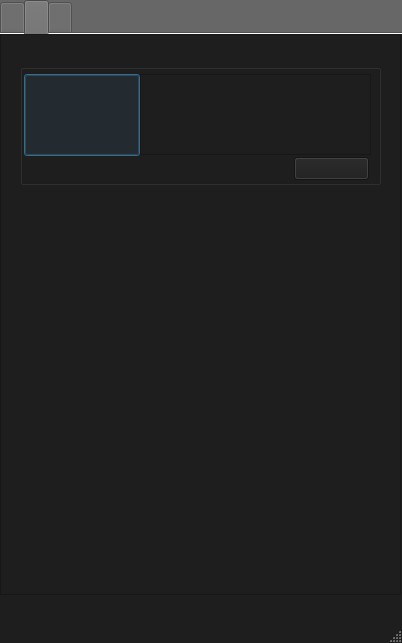
<?xml version="1.0" encoding="UTF-8"?>
<ui version="4.0">
 <class>MainWindow</class>
 <widget class="QMainWindow" name="MainWindow">
  <property name="windowModality">
   <enum>Qt::WindowModal</enum>
  </property>
  <property name="enabled">
   <bool>true</bool>
  </property>
  <property name="geometry">
   <rect>
    <x>0</x>
    <y>0</y>
    <width>402</width>
    <height>643</height>
   </rect>
  </property>
  <property name="minimumSize">
   <size>
    <width>402</width>
    <height>643</height>
   </size>
  </property>
  <property name="maximumSize">
   <size>
    <width>402</width>
    <height>643</height>
   </size>
  </property>
  <property name="palette">
   <palette>
    <active>
     <colorrole role="WindowText">
      <brush brushstyle="SolidPattern">
       <color alpha="255">
        <red>231</red>
        <green>231</green>
        <blue>231</blue>
       </color>
      </brush>
     </colorrole>
     <colorrole role="Button">
      <brush brushstyle="SolidPattern">
       <color alpha="255">
        <red>22</red>
        <green>22</green>
        <blue>22</blue>
       </color>
      </brush>
     </colorrole>
     <colorrole role="Midlight">
      <brush brushstyle="SolidPattern">
       <color alpha="255">
        <red>0</red>
        <green>0</green>
        <blue>0</blue>
       </color>
      </brush>
     </colorrole>
     <colorrole role="Text">
      <brush brushstyle="SolidPattern">
       <color alpha="255">
        <red>235</red>
        <green>235</green>
        <blue>235</blue>
       </color>
      </brush>
     </colorrole>
     <colorrole role="Base">
      <brush brushstyle="SolidPattern">
       <color alpha="255">
        <red>255</red>
        <green>255</green>
        <blue>255</blue>
       </color>
      </brush>
     </colorrole>
     <colorrole role="Window">
      <brush brushstyle="SolidPattern">
       <color alpha="255">
        <red>0</red>
        <green>0</green>
        <blue>0</blue>
       </color>
      </brush>
     </colorrole>
    </active>
    <inactive>
     <colorrole role="WindowText">
      <brush brushstyle="SolidPattern">
       <color alpha="255">
        <red>231</red>
        <green>231</green>
        <blue>231</blue>
       </color>
      </brush>
     </colorrole>
     <colorrole role="Button">
      <brush brushstyle="SolidPattern">
       <color alpha="255">
        <red>22</red>
        <green>22</green>
        <blue>22</blue>
       </color>
      </brush>
     </colorrole>
     <colorrole role="Midlight">
      <brush brushstyle="SolidPattern">
       <color alpha="255">
        <red>0</red>
        <green>0</green>
        <blue>0</blue>
       </color>
      </brush>
     </colorrole>
     <colorrole role="Text">
      <brush brushstyle="SolidPattern">
       <color alpha="255">
        <red>235</red>
        <green>235</green>
        <blue>235</blue>
       </color>
      </brush>
     </colorrole>
     <colorrole role="Base">
      <brush brushstyle="SolidPattern">
       <color alpha="255">
        <red>255</red>
        <green>255</green>
        <blue>255</blue>
       </color>
      </brush>
     </colorrole>
     <colorrole role="Window">
      <brush brushstyle="SolidPattern">
       <color alpha="255">
        <red>0</red>
        <green>0</green>
        <blue>0</blue>
       </color>
      </brush>
     </colorrole>
    </inactive>
    <disabled>
     <colorrole role="WindowText">
      <brush brushstyle="SolidPattern">
       <color alpha="255">
        <red>120</red>
        <green>120</green>
        <blue>120</blue>
       </color>
      </brush>
     </colorrole>
     <colorrole role="Button">
      <brush brushstyle="SolidPattern">
       <color alpha="255">
        <red>22</red>
        <green>22</green>
        <blue>22</blue>
       </color>
      </brush>
     </colorrole>
     <colorrole role="Midlight">
      <brush brushstyle="SolidPattern">
       <color alpha="255">
        <red>0</red>
        <green>0</green>
        <blue>0</blue>
       </color>
      </brush>
     </colorrole>
     <colorrole role="Text">
      <brush brushstyle="SolidPattern">
       <color alpha="255">
        <red>120</red>
        <green>120</green>
        <blue>120</blue>
       </color>
      </brush>
     </colorrole>
     <colorrole role="Base">
      <brush brushstyle="SolidPattern">
       <color alpha="255">
        <red>0</red>
        <green>0</green>
        <blue>0</blue>
       </color>
      </brush>
     </colorrole>
     <colorrole role="Window">
      <brush brushstyle="SolidPattern">
       <color alpha="255">
        <red>0</red>
        <green>0</green>
        <blue>0</blue>
       </color>
      </brush>
     </colorrole>
    </disabled>
   </palette>
  </property>
  <property name="font">
   <font>
    <family>Aparajita</family>
   </font>
  </property>
  <property name="windowTitle">
   <string>MainWindow</string>
  </property>
  <property name="iconSize">
   <size>
    <width>57</width>
    <height>46</height>
   </size>
  </property>
  <property name="toolButtonStyle">
   <enum>Qt::ToolButtonFollowStyle</enum>
  </property>
  <property name="animated">
   <bool>false</bool>
  </property>
  <widget class="QWidget" name="centralwidget">
   <property name="minimumSize">
    <size>
     <width>402</width>
     <height>643</height>
    </size>
   </property>
   <property name="maximumSize">
    <size>
     <width>402</width>
     <height>643</height>
    </size>
   </property>
   <widget class="QTabWidget" name="FuntionTab">
    <property name="enabled">
     <bool>true</bool>
    </property>
    <property name="geometry">
     <rect>
      <x>0</x>
      <y>0</y>
      <width>402</width>
      <height>643</height>
     </rect>
    </property>
    <property name="minimumSize">
     <size>
      <width>402</width>
      <height>643</height>
     </size>
    </property>
    <property name="maximumSize">
     <size>
      <width>402</width>
      <height>643</height>
     </size>
    </property>
    <property name="sizeIncrement">
     <size>
      <width>0</width>
      <height>0</height>
     </size>
    </property>
    <property name="palette">
     <palette>
      <active>
       <colorrole role="WindowText">
        <brush brushstyle="SolidPattern">
         <color alpha="255">
          <red>255</red>
          <green>255</green>
          <blue>255</blue>
         </color>
        </brush>
       </colorrole>
       <colorrole role="Button">
        <brush brushstyle="SolidPattern">
         <color alpha="255">
          <red>103</red>
          <green>103</green>
          <blue>103</blue>
         </color>
        </brush>
       </colorrole>
       <colorrole role="Text">
        <brush brushstyle="SolidPattern">
         <color alpha="255">
          <red>255</red>
          <green>255</green>
          <blue>255</blue>
         </color>
        </brush>
       </colorrole>
       <colorrole role="ButtonText">
        <brush brushstyle="SolidPattern">
         <color alpha="255">
          <red>255</red>
          <green>255</green>
          <blue>255</blue>
         </color>
        </brush>
       </colorrole>
       <colorrole role="Base">
        <brush brushstyle="SolidPattern">
         <color alpha="255">
          <red>103</red>
          <green>103</green>
          <blue>103</blue>
         </color>
        </brush>
       </colorrole>
       <colorrole role="Window">
        <brush brushstyle="SolidPattern">
         <color alpha="255">
          <red>103</red>
          <green>103</green>
          <blue>103</blue>
         </color>
        </brush>
       </colorrole>
      </active>
      <inactive>
       <colorrole role="WindowText">
        <brush brushstyle="SolidPattern">
         <color alpha="255">
          <red>255</red>
          <green>255</green>
          <blue>255</blue>
         </color>
        </brush>
       </colorrole>
       <colorrole role="Button">
        <brush brushstyle="SolidPattern">
         <color alpha="255">
          <red>103</red>
          <green>103</green>
          <blue>103</blue>
         </color>
        </brush>
       </colorrole>
       <colorrole role="Text">
        <brush brushstyle="SolidPattern">
         <color alpha="255">
          <red>255</red>
          <green>255</green>
          <blue>255</blue>
         </color>
        </brush>
       </colorrole>
       <colorrole role="ButtonText">
        <brush brushstyle="SolidPattern">
         <color alpha="255">
          <red>255</red>
          <green>255</green>
          <blue>255</blue>
         </color>
        </brush>
       </colorrole>
       <colorrole role="Base">
        <brush brushstyle="SolidPattern">
         <color alpha="255">
          <red>103</red>
          <green>103</green>
          <blue>103</blue>
         </color>
        </brush>
       </colorrole>
       <colorrole role="Window">
        <brush brushstyle="SolidPattern">
         <color alpha="255">
          <red>103</red>
          <green>103</green>
          <blue>103</blue>
         </color>
        </brush>
       </colorrole>
      </inactive>
      <disabled>
       <colorrole role="WindowText">
        <brush brushstyle="SolidPattern">
         <color alpha="255">
          <red>255</red>
          <green>255</green>
          <blue>255</blue>
         </color>
        </brush>
       </colorrole>
       <colorrole role="Button">
        <brush brushstyle="SolidPattern">
         <color alpha="255">
          <red>103</red>
          <green>103</green>
          <blue>103</blue>
         </color>
        </brush>
       </colorrole>
       <colorrole role="Text">
        <brush brushstyle="SolidPattern">
         <color alpha="255">
          <red>255</red>
          <green>255</green>
          <blue>255</blue>
         </color>
        </brush>
       </colorrole>
       <colorrole role="ButtonText">
        <brush brushstyle="SolidPattern">
         <color alpha="255">
          <red>255</red>
          <green>255</green>
          <blue>255</blue>
         </color>
        </brush>
       </colorrole>
       <colorrole role="Base">
        <brush brushstyle="SolidPattern">
         <color alpha="255">
          <red>103</red>
          <green>103</green>
          <blue>103</blue>
         </color>
        </brush>
       </colorrole>
       <colorrole role="Window">
        <brush brushstyle="SolidPattern">
         <color alpha="255">
          <red>103</red>
          <green>103</green>
          <blue>103</blue>
         </color>
        </brush>
       </colorrole>
      </disabled>
     </palette>
    </property>
    <property name="font">
     <font>
      <family>微软雅黑</family>
      <pointsize>11</pointsize>
      <weight>75</weight>
      <italic>false</italic>
      <bold>true</bold>
      <underline>false</underline>
      <strikeout>false</strikeout>
      <stylestrategy>PreferAntialias</stylestrategy>
     </font>
    </property>
    <property name="mouseTracking">
     <bool>false</bool>
    </property>
    <property name="focusPolicy">
     <enum>Qt::NoFocus</enum>
    </property>
    <property name="contextMenuPolicy">
     <enum>Qt::NoContextMenu</enum>
    </property>
    <property name="acceptDrops">
     <bool>false</bool>
    </property>
    <property name="autoFillBackground">
     <bool>false</bool>
    </property>
    <property name="styleSheet">
     <string notr="true">background-color: rgb(103,103,103);
color: rgb(255, 255, 255);

</string>
    </property>
    <property name="tabPosition">
     <enum>QTabWidget::North</enum>
    </property>
    <property name="tabShape">
     <enum>QTabWidget::Rounded</enum>
    </property>
    <property name="currentIndex">
     <number>1</number>
    </property>
    <property name="iconSize">
     <size>
      <width>106</width>
      <height>39</height>
     </size>
    </property>
    <property name="elideMode">
     <enum>Qt::ElideNone</enum>
    </property>
    <property name="usesScrollButtons">
     <bool>true</bool>
    </property>
    <property name="documentMode">
     <bool>true</bool>
    </property>
    <property name="tabsClosable">
     <bool>false</bool>
    </property>
    <property name="movable">
     <bool>true</bool>
    </property>
    <widget class="QWidget" name="tab_2">
     <property name="mouseTracking">
      <bool>false</bool>
     </property>
     <property name="focusPolicy">
      <enum>Qt::ClickFocus</enum>
     </property>
     <property name="contextMenuPolicy">
      <enum>Qt::NoContextMenu</enum>
     </property>
     <property name="autoFillBackground">
      <bool>false</bool>
     </property>
     <property name="styleSheet">
      <string notr="true">background-color: rgb(30,30,30);</string>
     </property>
     <attribute name="icon">
      <iconset>
       <normaloff>消息切图/功能.png</normaloff>消息切图/功能.png</iconset>
     </attribute>
     <attribute name="title">
      <string/>
     </attribute>
    </widget>
    <widget class="QWidget" name="tab">
     <property name="acceptDrops">
      <bool>false</bool>
     </property>
     <property name="layoutDirection">
      <enum>Qt::RightToLeft</enum>
     </property>
     <property name="autoFillBackground">
      <bool>false</bool>
     </property>
     <property name="styleSheet">
      <string notr="true">background-color: rgb(30, 30, 30);</string>
     </property>
     <property name="inputMethodHints">
      <set>Qt::ImhNone</set>
     </property>
     <attribute name="icon">
      <iconset>
       <normaloff>消息切图/消息.png</normaloff>消息切图/消息.png</iconset>
     </attribute>
     <attribute name="title">
      <string/>
     </attribute>
     <widget class="QListView" name="listView">
      <property name="geometry">
       <rect>
        <x>0</x>
        <y>0</y>
        <width>401</width>
        <height>561</height>
       </rect>
      </property>
      <property name="verticalScrollBarPolicy">
       <enum>Qt::ScrollBarAsNeeded</enum>
      </property>
      <property name="tabKeyNavigation">
       <bool>false</bool>
      </property>
      <property name="dragEnabled">
       <bool>false</bool>
      </property>
      <property name="dragDropMode">
       <enum>QAbstractItemView::NoDragDrop</enum>
      </property>
      <property name="selectionMode">
       <enum>QAbstractItemView::SingleSelection</enum>
      </property>
      <property name="selectionBehavior">
       <enum>QAbstractItemView::SelectItems</enum>
      </property>
      <property name="movement">
       <enum>QListView::Static</enum>
      </property>
      <property name="isWrapping" stdset="0">
       <bool>false</bool>
      </property>
      <property name="resizeMode">
       <enum>QListView::Fixed</enum>
      </property>
      <property name="viewMode">
       <enum>QListView::ListMode</enum>
      </property>
      <property name="uniformItemSizes">
       <bool>false</bool>
      </property>
      <property name="batchSize">
       <number>100</number>
      </property>
     </widget>
     <widget class="QGroupBox" name="groupBox">
      <property name="geometry">
       <rect>
        <x>20</x>
        <y>30</y>
        <width>361</width>
        <height>121</height>
       </rect>
      </property>
      <property name="autoFillBackground">
       <bool>true</bool>
      </property>
      <property name="title">
       <string/>
      </property>
      <property name="flat">
       <bool>false</bool>
      </property>
      <property name="checkable">
       <bool>false</bool>
      </property>
      <property name="checked">
       <bool>false</bool>
      </property>
      <widget class="QTextBrowser" name="textBrowser">
       <property name="geometry">
        <rect>
         <x>120</x>
         <y>10</y>
         <width>231</width>
         <height>81</height>
        </rect>
       </property>
       <property name="focusPolicy">
        <enum>Qt::TabFocus</enum>
       </property>
       <property name="contextMenuPolicy">
        <enum>Qt::ActionsContextMenu</enum>
       </property>
       <property name="html">
        <string>&lt;!DOCTYPE HTML PUBLIC &quot;-//W3C//DTD HTML 4.0//EN&quot; &quot;http://www.w3.org/TR/REC-html40/strict.dtd&quot;&gt;
&lt;html&gt;&lt;head&gt;&lt;meta name=&quot;qrichtext&quot; content=&quot;1&quot; /&gt;&lt;style type=&quot;text/css&quot;&gt;
p, li { white-space: pre-wrap; }
&lt;/style&gt;&lt;/head&gt;&lt;body style=&quot; font-family:'SimSun'; font-size:9pt; font-weight:400; font-style:normal;&quot;&gt;
&lt;p style=&quot;-qt-paragraph-type:empty; margin-top:0px; margin-bottom:0px; margin-left:0px; margin-right:0px; -qt-block-indent:0; text-indent:0px;&quot;&gt;&lt;br /&gt;&lt;/p&gt;&lt;/body&gt;&lt;/html&gt;</string>
       </property>
      </widget>
      <widget class="QPushButton" name="pushButton">
       <property name="geometry">
        <rect>
         <x>274</x>
         <y>93</y>
         <width>75</width>
         <height>23</height>
        </rect>
       </property>
       <property name="text">
        <string/>
       </property>
       <property name="icon">
        <iconset>
         <normaloff>消息切图（横条版）/详情点击按钮.png</normaloff>消息切图（横条版）/详情点击按钮.png</iconset>
       </property>
       <property name="iconSize">
        <size>
         <width>36</width>
         <height>16</height>
        </size>
       </property>
       <property name="autoRepeatDelay">
        <number>300</number>
       </property>
       <property name="autoDefault">
        <bool>false</bool>
       </property>
      </widget>
      <widget class="QPushButton" name="pushButton_2">
       <property name="geometry">
        <rect>
         <x>4</x>
         <y>10</y>
         <width>116</width>
         <height>82</height>
        </rect>
       </property>
       <property name="text">
        <string/>
       </property>
       <property name="icon">
        <iconset>
         <normaloff>N:/tron_icons/1920x1080/bat.jpg</normaloff>N:/tron_icons/1920x1080/bat.jpg</iconset>
       </property>
       <property name="iconSize">
        <size>
         <width>116</width>
         <height>82</height>
        </size>
       </property>
       <property name="checkable">
        <bool>true</bool>
       </property>
       <property name="checked">
        <bool>true</bool>
       </property>
       <property name="autoRepeat">
        <bool>true</bool>
       </property>
       <property name="autoExclusive">
        <bool>true</bool>
       </property>
       <property name="autoDefault">
        <bool>false</bool>
       </property>
       <property name="default">
        <bool>true</bool>
       </property>
       <property name="flat">
        <bool>true</bool>
       </property>
      </widget>
     </widget>
    </widget>
    <widget class="QWidget" name="tab_3">
     <property name="font">
      <font>
       <family>微软雅黑</family>
       <pointsize>12</pointsize>
      </font>
     </property>
     <attribute name="icon">
      <iconset>
       <normaloff>消息切图/我的任务.png</normaloff>消息切图/我的任务.png</iconset>
     </attribute>
     <attribute name="title">
      <string/>
     </attribute>
    </widget>
   </widget>
  </widget>
  <widget class="QStatusBar" name="statusbar"/>
 </widget>
 <resources/>
 <connections/>
</ui>
